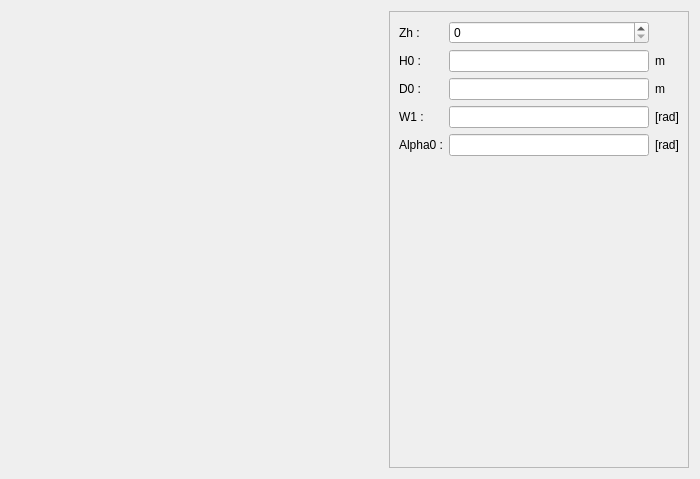
<?xml version="1.0" encoding="UTF-8"?>
<ui version="4.0">
 <class>PVentPolar</class>
 <widget class="QWidget" name="PVentPolar">
  <property name="geometry">
   <rect>
    <x>0</x>
    <y>0</y>
    <width>700</width>
    <height>479</height>
   </rect>
  </property>
  <property name="minimumSize">
   <size>
    <width>700</width>
    <height>470</height>
   </size>
  </property>
  <property name="maximumSize">
   <size>
    <width>16777215</width>
    <height>16777215</height>
   </size>
  </property>
  <property name="windowTitle">
   <string>Form</string>
  </property>
  <layout class="QHBoxLayout" name="horizontalLayout">
   <item>
    <widget class="QLabel" name="img_vent">
     <property name="sizePolicy">
      <sizepolicy hsizetype="Expanding" vsizetype="Expanding">
       <horstretch>0</horstretch>
       <verstretch>0</verstretch>
      </sizepolicy>
     </property>
     <property name="minimumSize">
      <size>
       <width>410</width>
       <height>410</height>
      </size>
     </property>
     <property name="maximumSize">
      <size>
       <width>16777215</width>
       <height>16777215</height>
      </size>
     </property>
     <property name="text">
      <string/>
     </property>
     <property name="pixmap">
      <pixmap resource="../../../../../Resources/pyleecan.qrc">:/images/images/MachineSetup/LamParam/VentilationPolar.png</pixmap>
     </property>
     <property name="scaledContents">
      <bool>false</bool>
     </property>
     <property name="alignment">
      <set>Qt::AlignCenter</set>
     </property>
    </widget>
   </item>
   <item>
    <widget class="QScrollArea" name="scrollArea">
     <property name="minimumSize">
      <size>
       <width>300</width>
       <height>0</height>
      </size>
     </property>
     <property name="maximumSize">
      <size>
       <width>300</width>
       <height>16777215</height>
      </size>
     </property>
     <property name="widgetResizable">
      <bool>true</bool>
     </property>
     <widget class="QWidget" name="scrollAreaWidgetContents">
      <property name="geometry">
       <rect>
        <x>0</x>
        <y>0</y>
        <width>298</width>
        <height>455</height>
       </rect>
      </property>
      <layout class="QVBoxLayout" name="verticalLayout">
       <item>
        <layout class="QGridLayout" name="gridLayout">
         <item row="0" column="0">
          <widget class="QLabel" name="in_Zh">
           <property name="text">
            <string>Zh :</string>
           </property>
          </widget>
         </item>
         <item row="0" column="1">
          <widget class="QSpinBox" name="si_Zh"/>
         </item>
         <item row="1" column="0">
          <widget class="QLabel" name="in_H0">
           <property name="text">
            <string>H0 :</string>
           </property>
          </widget>
         </item>
         <item row="1" column="1">
          <widget class="FloatEdit" name="lf_H0"/>
         </item>
         <item row="1" column="2">
          <widget class="QLabel" name="unit_H0">
           <property name="text">
            <string>m</string>
           </property>
          </widget>
         </item>
         <item row="2" column="0">
          <widget class="QLabel" name="in_D0">
           <property name="text">
            <string>D0 :</string>
           </property>
          </widget>
         </item>
         <item row="2" column="1">
          <widget class="FloatEdit" name="lf_D0"/>
         </item>
         <item row="2" column="2">
          <widget class="QLabel" name="unit_D0">
           <property name="text">
            <string>m</string>
           </property>
          </widget>
         </item>
         <item row="3" column="0">
          <widget class="QLabel" name="in_W1">
           <property name="text">
            <string>W1 :</string>
           </property>
          </widget>
         </item>
         <item row="3" column="1">
          <widget class="FloatEdit" name="lf_W1"/>
         </item>
         <item row="3" column="2">
          <widget class="QLabel" name="unit_W1">
           <property name="text">
            <string>[rad]</string>
           </property>
          </widget>
         </item>
         <item row="4" column="0">
          <widget class="QLabel" name="in_Alpha0">
           <property name="text">
            <string>Alpha0 :</string>
           </property>
          </widget>
         </item>
         <item row="4" column="1">
          <widget class="FloatEdit" name="lf_Alpha0"/>
         </item>
         <item row="4" column="2">
          <widget class="QLabel" name="unit_Alpha0">
           <property name="text">
            <string>[rad]</string>
           </property>
          </widget>
         </item>
        </layout>
       </item>
       <item>
        <spacer name="verticalSpacer">
         <property name="orientation">
          <enum>Qt::Vertical</enum>
         </property>
         <property name="sizeHint" stdset="0">
          <size>
           <width>20</width>
           <height>257</height>
          </size>
         </property>
        </spacer>
       </item>
       <item>
        <widget class="WVentOut" name="w_out" native="true"/>
       </item>
      </layout>
     </widget>
    </widget>
   </item>
  </layout>
 </widget>
 <customwidgets>
  <customwidget>
   <class>FloatEdit</class>
   <extends>QLineEdit</extends>
   <header>......GUI/Tools/FloatEdit.h</header>
  </customwidget>
  <customwidget>
   <class>WVentOut</class>
   <extends>QWidget</extends>
   <header>......GUI.Dialog.DMachineSetup.DAVDuct.WVentOut.WVentOut.h</header>
   <container>1</container>
  </customwidget>
 </customwidgets>
 <tabstops>
  <tabstop>lf_H0</tabstop>
  <tabstop>lf_D0</tabstop>
  <tabstop>lf_Alpha0</tabstop>
 </tabstops>
 <resources>
  <include location="../../../../../Resources/pyleecan.qrc"/>
  <include location="../../../../../Resources/pyleecan.qrc"/>
 </resources>
 <connections/>
</ui>
